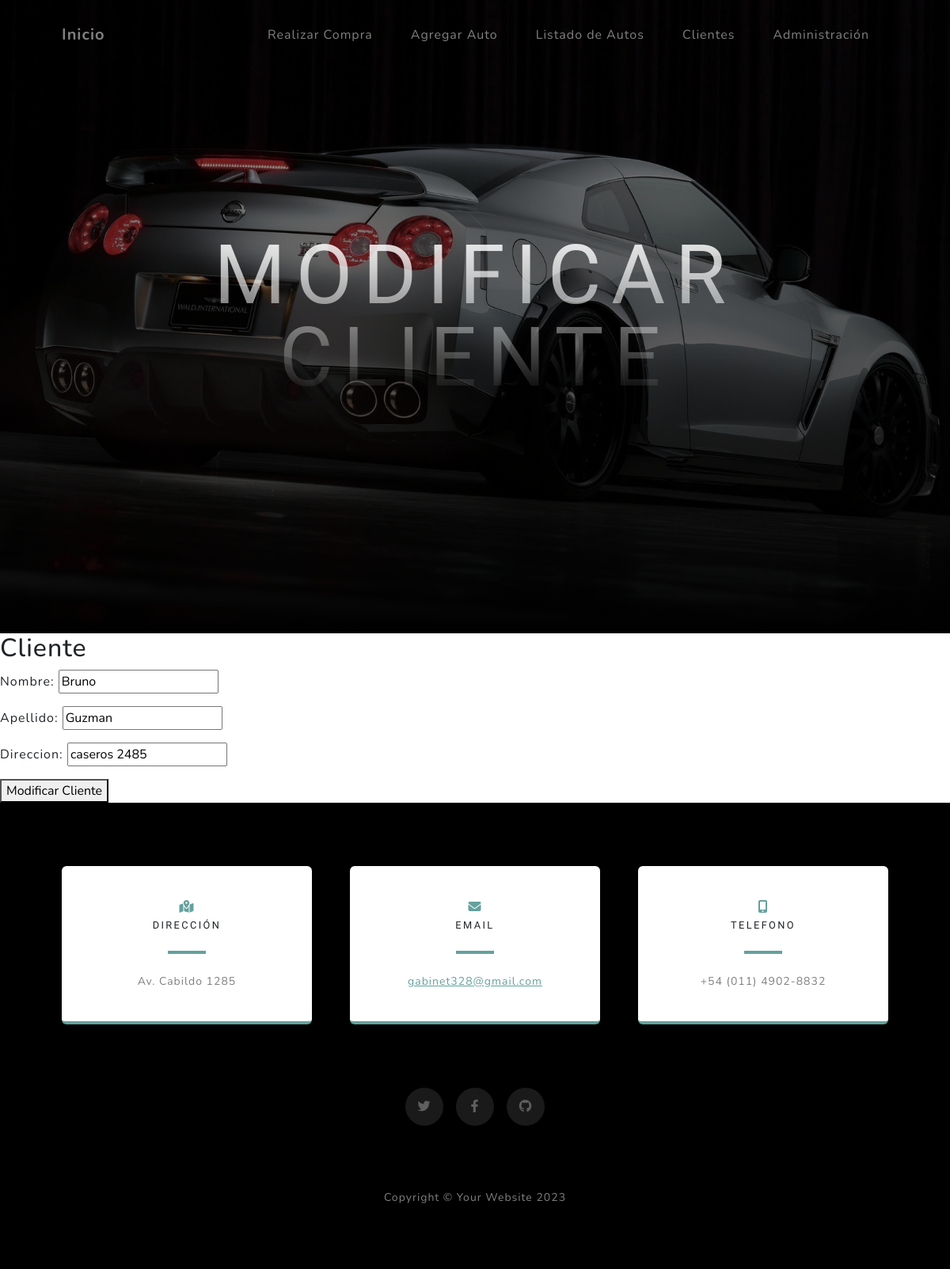
/compras/update_cliente/3/, run on the app's committed database.
### compras/models.py (models this page shows, shortened)
class Cliente(models.Model):
    nombre = models.CharField(max_length=100)
    apellido = models.CharField(max_length=100)
    direccion = models.CharField(max_length=200)

### compras/views.py (the view)
# urls.py: path("update_cliente/<id_cliente>/", views.updateCliente, name="update_cliente"),
def updateCliente(request, id_cliente):
    cliente = Cliente.objects.get(id=id_cliente)
    if request.method == "POST":
        form = ClienteForm(request.POST)
        if form.is_valid():
            cliente.nombre = form.cleaned_data.get("nombre")
            cliente.apellido = form.cleaned_data.get("apellido")
            cliente.direccion = form.cleaned_data.get("direccion")
            cliente.save()
            return redirect(reverse_lazy("buscar_base"))
    else:
        form = ClienteForm(
            initial={
                "nombre": cliente.nombre,
                "apellido": cliente.apellido,
                "direccion": cliente.direccion,
            }
        )
    return render(request, "compras/updateForm.html", {"form": form})

### compras/forms.py
class ClienteForm(forms.ModelForm):
    class Meta:
        model = Cliente
        fields = "__all__"

### compras/templates/compras/updateForm.html (shortened to what this page needs)
{% extends 'compras/index.html' %}
{% load static %}
{% block cabecera %}
Modificar Cliente
{% endblock cabecera %}
{% block contenido %}
<h2>Cliente</h2>
<form action="" method="post">
    <table>
    {{ form.as_p }}
    </table>
    <button type="submit">Modificar Cliente</button>
</form>
{% endblock contenido %}

### data on the page
Cliente: nombre "Bruno", apellido "Guzman", direccion "caseros 2485"
